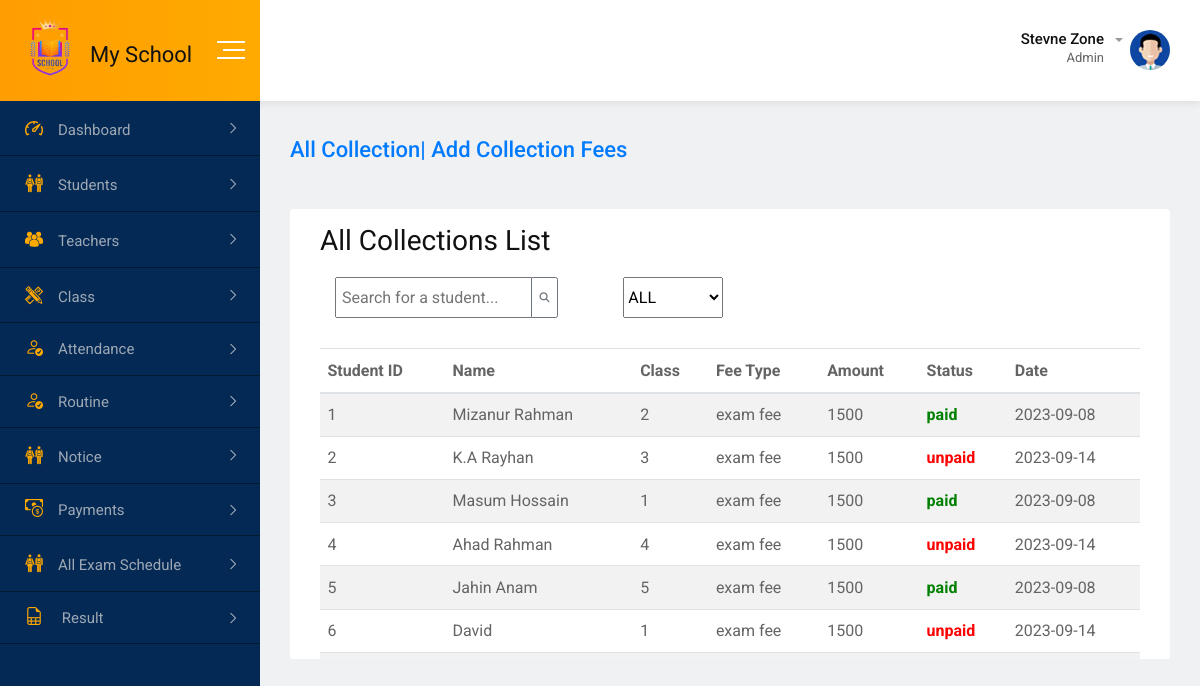
The page /admin/all_collections.php on the database its author committed.
### tables this page shows
CREATE TABLE `student_fees_collection` (
  `id` int(11) NOT NULL,
  `st_id` int(11) NOT NULL,
  `st_name` varchar(100) NOT NULL,
  `class` int(11) NOT NULL,
  `expense_type` varchar(50) NOT NULL,
  `amount` int(11) NOT NULL,
  `status` varchar(50) NOT NULL,
  `date` date NOT NULL
);

### admin/all_collections.php (the view, shortened to what this page needs)
<?php
include_once("../includes/db_config.php");
$sql = "SELECT * FROM student_fees_collection";
$result = $db->query($sql);
?>
<?php include_once("../includes/index_header.php"); ?>
<body>
    <?php include_once("../includes/index_sidebar.php"); ?>
    <div class="dashboard-content-one">
        <div class="breadcrumbs-area">
            <h3><a href="add_collection.php" class="">All Collection| Add Collection fees</a></h3>
        </div>
        <div class="card" id="tableid">
            <div class="card-body">
                <h2>All Collections List</h2>
                <div class="table-top">
                    <div class="input-group col-md-4">
                    <input class="p-2" type="text" id="searchInput" placeholder="Search for a student...">
                        <span class="input-group-append">
                            <button class="btn btn-outline-secondary" type="button">
                                <i class="fa fa-search"></i>
                            </button>
                        </span>
                    </div>
                    <select id="statusFilter">
                        <option value="all">ALL</option>
                    </select>
                </div>
                <table class="table table-striped bg-white">
                    <thead>
                        <tr>
                            <th>Student ID</th>
                            <th>Name</th>
                            <th>Class</th>
                            <th>Fee Type</th>
                            <th>Amount</th>
                            <th>Status</th>
                            <th>Date</th>
                        </tr>
                    </thead>
                    <tbody>
                        <?php while ($row = $result->fetch_assoc()) {
                            ?>
                            <tr>
                                <td><?php echo $row["st_id"]; ?></td>
                                <td><?php echo $row["st_name"]; ?></td>
                                <td><?php echo $row["class"]; ?></td>
                                <td><?php echo $row["expense_type"]; ?></td>
                                <td><?php echo $row["amount"]; ?></td>
                                <td class="status-cell"><?php echo $row['status']; ?></td>
                                <td><?php echo $row['date']; ?></td>
                            </tr>
                        <?php } ?>
                    </tbody>
                </table>
            </div>
        </div>
        <?php include_once("../includes/index_footer.php"); ?>
</body>
</html>

### assets/css/main.css (style rules this page uses)
html { color: #222; font-size: 1em; line-height: 1.4; }

### admin/all_collections.php (style rules this page uses)
#tableid { height: 450px; overflow: scroll; }
#statusFilter { width: 100px; }
.table-top { display: flex; gap: 30px; margin-bottom: 30px; }
.green { color: green; font-weight: bold; }
.red { color: red; font-weight: bold; }

### rows shown on the page
student_fees_collection: st "1", st_name "Mizanur Rahman", class "2", expense_type "exam fee", amount "1500", status "paid", date "2023-09-08"
student_fees_collection: st "2", st_name "K.A Rayhan", class "3", expense_type "exam fee", amount "1500", status "unpaid", date "2023-09-14"
student_fees_collection: st "3", st_name "Masum Hossain", class "1", expense_type "exam fee", amount "1500", status "paid", date "2023-09-08"
student_fees_collection: st "4", st_name "Ahad Rahman", class "4", expense_type "exam fee", amount "1500", status "unpaid", date "2023-09-14"
student_fees_collection: st "5", st_name "Jahin Anam", class "5", expense_type "exam fee", amount "1500", status "paid", date "2023-09-08"
student_fees_collection: st "6", st_name "David", class "1", expense_type "exam fee", amount "1500", status "unpaid", date "2023-09-14"
